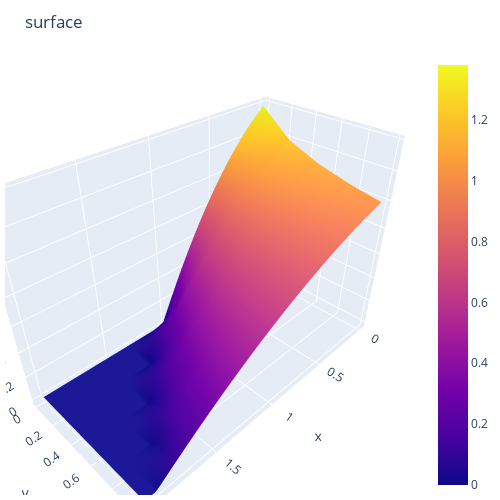

Here is the notebook cell this chart was saved with:
### Code cell
import numpy as np
import matplotlib.pyplot as plt
import math
import plotly.graph_objects as go
from mpl_toolkits import mplot3d
from mpl_toolkits.mplot3d import axes3d
from sympy import *

import plotly.graph_objects as go

def abcd_constants(x_plot,T,t_i, iter_layer, prev_layer):
    h = x_plot[1] - x_plot[0]
    u0 = 1
    K = -0.2
    N = 1
    x_len=len(x_plot)

    a_plot = []
    b_plot = []
    c_plot = []
    d_plot = []

    C= T / (2 * h ** 2)

    a0 = 0
    b0 = 1
    c0 = 0
    d0 = u0 * t_i ** K

    a_plot.append(a0)
    b_plot.append(b0)
    c_plot.append(c0)
    d_plot.append(d0)

    am = 0
    bm = 1
    cm = 0
    dm = 0
    for k in range(1, x_len - 1):
        ak = (-1) * C * (iter_layer[k] ** N + iter_layer[k - 1] ** N)
        bk = 1 + C * (iter_layer[k + 1] ** N + 2 * iter_layer[k] ** N + iter_layer[k - 1] ** N)
        ck = (-1) * C * (iter_layer[k + 1] ** N + iter_layer[k] ** N)
        fk = prev_layer[k]

        a_plot.append(ak)
        b_plot.append(bk)
        c_plot.append(ck)
        d_plot.append(fk)

    a_plot.append(am)
    b_plot.append(bm)
    c_plot.append(cm)
    d_plot.append(dm)

    return a_plot, b_plot, c_plot, d_plot

def Thomas_algorithm(a_plot, b_plot, c_plot, d_plot):
    n = len(d_plot)
    y_plot = []

    A_plot = []
    B_plot = []

    A0 = (-1) * c_plot[0] / b_plot[0]
    B0 = d_plot[0] / b_plot[0]

    A_plot.append(A0)
    B_plot.append(B0)

    for i in range(1, n - 1):
        Ai = (-1) * c_plot[i] / (b_plot[i] + a_plot[i] * A_plot[i - 1])
        A_plot.append(Ai)

    for i in range(1, n):
        Bi = (d_plot[i] - a_plot[i] * B_plot[i - 1]) / (b_plot[i] + a_plot[i] * A_plot[i - 1])
        B_plot.append(Bi)

    An = 0
    A_plot.append(An)

    y_plot.append(B_plot[n - 1])

    for i in range(n - 2, -1, -1):
        yi = B_plot[i] + A_plot[i] * y_plot[0]
        y_plot.insert(0, yi)

    return y_plot

def solution(x_plot, t_plot):
    u_plot = []
    T = t_plot[1] - t_plot[0]

    layer_0 = np.zeros(len(x_plot))
    u_plot.append(layer_0)

    layer_i_s = layer_0
    prev_layer = layer_0

    for t_i in t_plot[1:]:
        for s in range(0, 5):
            a_plot, b_plot, c_plot, d_plot = abcd_constants(x_plot, T, t_i, layer_i_s, prev_layer)

            layer_i_s = Thomas_algorithm(a_plot, b_plot, c_plot, d_plot)

        u_plot.append(layer_i_s)
        prev_layer = layer_i_s

    return u_plot

a = 0
b = 2
T = 1

k = lambda u, x, t : u
q = lambda u, x, t : 1

f = lambda u, x, t : 0

mu_a = lambda t : 10*t**(-0.2)
mu_b = lambda t : 0

u0 = lambda x : 0

tau = 0.01
h = 0.01
M = int(T/tau) + 1
N = int((b-a)/h) + 1
U = np.zeros((M, N))
Xs = np.linspace(a, b, N)
Ts = np.linspace(0, T, M)
A = np.zeros((N,N))
B = np.zeros(N)

# x_plot = np.linspace(0, 2, 200)
ress = []
U = np.zeros(M, N)
t = tau
while temp <= T:
    # t_plot = np.linspace(0, temp, 200)

    plt.grid()
    result = solution(Xs, Ts)[-1]
    ress.append(result)
    temp += tau

# fig = plt.figure()
# ax = fig.add_subplot(1,1,1)
# ax.plot(x_plot, ress[0], color="green")
# ax.plot(x_plot,ress[1],color="yellow")
# ax.plot(x_plot,ress[2],color="orange")
# ax.plot(x_plot,ress[3],color="red")
# ax.plot(x_plot,ress[4],color="blue")
# ax.set_title('n=1, k=-0.2')
# ax.set_xlabel('ось X')
# ax.set_ylabel('ось U')

# plt.show()

U = np.array(ress)
print(U.shape)

sh_t, sh_x = U.shape
fig = go.Figure()
fig.add_surface(
    # contours = {
    #     "x": {"show": True, "start": 1.5, "end": 2, "size": 0.04, "color":"white"},
    #     "z": {"show": True, "start": 0.5, "end": 0.8, "size": 0.05}
    # },
    x = np.linspace(0, 2, sh_x),
    y = np.linspace(0, 1, sh_t),
    z = U
    )
# fig.add_scatter3d(name='scat_p', x=np.linspace(a, b, sh_1), y=np.linspace(0, T, sh_0), z=U, mode='markers',
#     marker=dict(size=10, color='black',colorscale='Reds'))
# fig.update_layout(
#         scene = {
#             "xaxis": {"nticks": 20},
#             "zaxis": {"nticks": 4},
#             'camera_eye': {"x": 0, "y": -1, "z": 0.5},
#             "aspectratio": {"x": 1, "y": 1, "z": 0.2}
#         })
fig.update_layout(title='surface', autosize=False,
                  width=500, height=500,
                  margin=dict(l=5, r=50, b=5, t=55))
fig.show()

### Figure 1 — Plotly figure (JSON) as saved in the notebook; plotly's stock layout.template omitted (floating-point values rounded to 4 significant figures; data arrays with more than 128 entries replaced by an {"elided": "..."} marker saying what was removed)
{"data": [{"type": "surface", "x": {"elided": "200 float values"}, "y": [0, 0.25, 0.5, 0.75, 1], "z": {"elided": "5x200 float values"}}], "layout": {"autosize": false, "height": 500, "margin": {"b": 5, "l": 5, "r": 50, "t": 55}, "title": {"text": "surface"}, "width": 500}}
